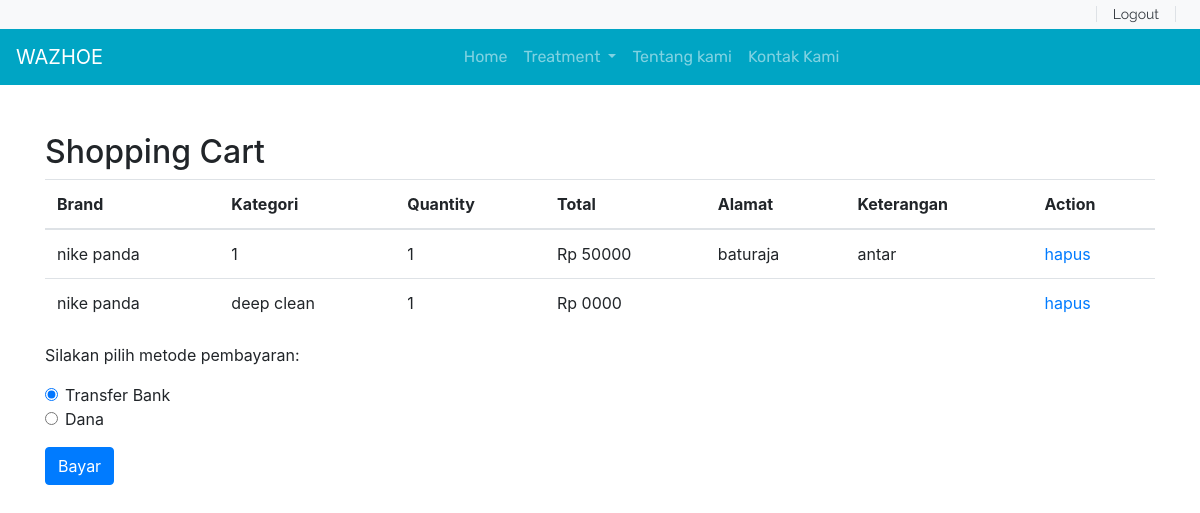
Screenshot of /routes/pay.php with the database file from the repository.
### tables this page shows
CREATE TABLE `pemesanan` (
  `id` int(11) NOT NULL,
  `nama` varchar(155) NOT NULL,
  `email` varchar(155) NOT NULL,
  `kategori` varchar(55) NOT NULL,
  `brand` varchar(55) NOT NULL,
  `quantity` int(11) NOT NULL,
  `Alamat` text NOT NULL,
  `keterangan` varchar(50) NOT NULL
);

### routes/pay.php (called while the page is built)
<?php
include 'header.php';
include '../views/pay.php';
?>

### database/functions.php (called while the page is built, shortened)
<?php
$db = mysqli_connect("localhost", "root", "", "wazhoe");
function query($query, ...$params)
{
    global $db;
    $stmt = mysqli_prepare($db, $query);
    mysqli_stmt_execute($stmt);
    $result = mysqli_stmt_get_result($stmt);
    $rows = [];
    while ($row = mysqli_fetch_array($result, MYSQLI_ASSOC)) {
        $rows[] = $row;
    }
    return $rows;
}
?>

### views/pay.php (the view, shortened to what this page needs)
<div class="container mt-5">
    <h2>Shopping Cart</h2>
    <table class="table">
        <thead>
            <tr>
                <th>Brand</th>
                <th>Kategori</th>
                <th>Quantity</th>
                <th>Total</th>
                <th>Alamat</th>
                <th>Keterangan</th>
                <th>Action</th>
            </tr>
        </thead>
        <tbody>
            <?php
            require_once '../database/functions.php';
            $query_payment = query('SELECT
            pemesanan.id,
            pemesanan.brand,
            pemesanan.kategori,
            pemesanan.quantity,
            pemesanan.Alamat,
            pemesanan.keterangan,
            kategori.harga * pemesanan.quantity AS total_harga
        FROM
            pemesanan
        LEFT JOIN
            kategori ON pemesanan.kategori = kategori.id_kategori;
            ');
            foreach ($query_payment as $row): ?>
                <tr>
                    <td>
                        <?= $row['brand']; ?>
                    </td>
                    <td>
                        <?= $row['kategori']; ?>
                    </td>
                    <td>
                        <?= $row['quantity']; ?>
                    </td>
                    <td>Rp
                        <?= number_format($row['total_harga']); ?>000
                    </td>
                    <td>
                        <?= $row['Alamat']; ?>
                    </td>
                    <td>
                        <?= $row['keterangan']; ?>
                    </td>
                    <td>
                    <a href="hapus_pesanan.php?id=<?= $row["id"]; ?>" onclick="return confirm('yakin?');">hapus</a>
                    </td>
                </tr>
            <?php endforeach; ?>
        </tbody>
    </table>
    <p>Silakan pilih metode pembayaran:</p>
    <form action="" method="post">
        <div class="form-check">
            <input class="form-check-input" id="transfer" type="radio" name="payment_method" value="transfer" checked>
            <label class="form-check-label">
                Transfer Bank
            </label>
        </div>
        <div class="form-check">
            <input class="form-check-input" id="cash" type="radio" name="payment_method" value="cash">
            <label class="form-check-label">
                Dana
            </label>
        </div>
        <button type="submit" class="btn btn-primary mt-3">Bayar</button>
    </form>
</div>

### routes/style.css (style rules this page uses)
button, button:focus { outline: none !important; box-shadow: none !important; }
html, body { height: 100%; }

### rows the page displays
pemesanan: brand "nike panda", kategori "1", quantity "1", total_harga "50", Alamat "baturaja", keterangan "antar"
pemesanan: brand "nike panda", kategori "deep clean", quantity "1", total_harga "0"
